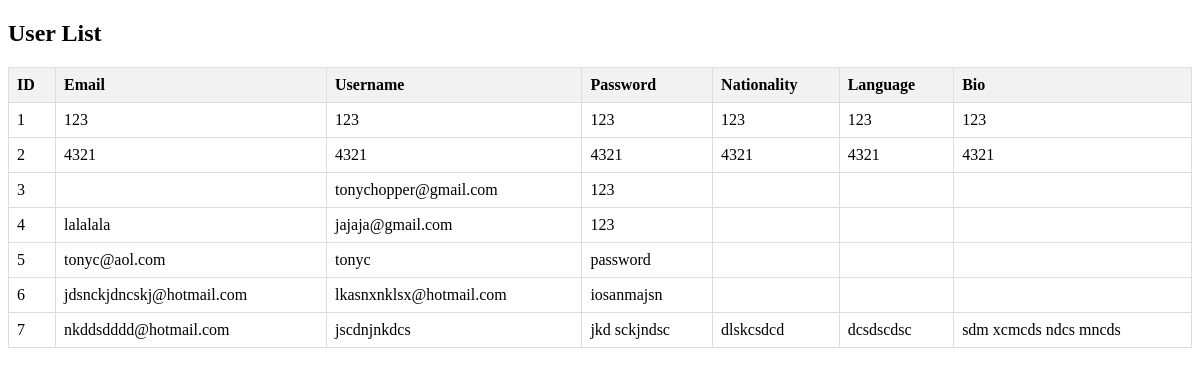
/users, run on an earlier commit of the app's database.
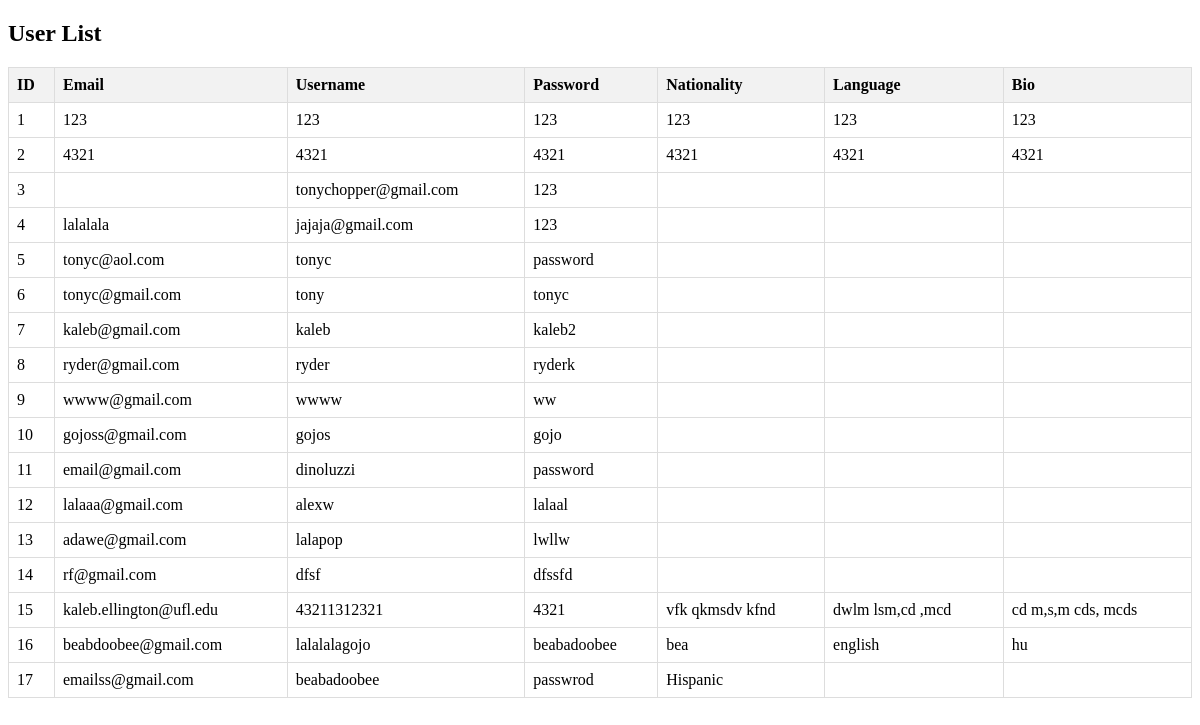
And on a later commit of the database.
### app.py (models this page shows)
class User(db.Model):
    __tablename__ = 'users'
    id = db.Column(db.Integer, primary_key=True)
    email = db.Column(db.String(100), unique=True, nullable=False)
    username = db.Column(db.String(50), unique=True, nullable=False)
    password = db.Column(db.String(100), nullable=False)
    language = db.Column(db.String(40), nullable=False)
    nationality = db.Column(db.String(50), nullable=False)
    bio = db.Column(db.String(300), nullable=True)

### app.py (the view)
@app.route('/users')
def display_users():
    users = User.query.all()
    return render_template('users.html', users=users)

### templates/users.html (shortened to what this page needs)
<!DOCTYPE html>
<html lang="en">
<head>
</head>
<body>
<h2>User List</h2>
<table>
    <thead>
    <tr>
        <th>ID</th>
        <th>Email</th>
        <th>Username</th>
        <th>Password</th>
        <th>Nationality</th>
        <th>Language</th>
        <th>Bio</th>
    </tr>
    </thead>
    <tbody>
    {% for user in users %}
    <tr>
        <td>{{ user.id }}</td>
        <td>{{ user.email }}</td>
        <td>{{ user.username }}</td>
        <td>{{ user.password }}</td>
        <td>{{ user.nationality }}</td>
        <td>{{ user.language }}</td>
        <td>{{ user.bio }}</td>
    </tr>
    {% endfor %}
    </tbody>

### templates/users.html (style rules this page uses)
table { border-collapse: collapse; width: 100%; }
th, td { border: 1px solid #ddd; padding: 8px; text-align: left; }
th { background-color: #f2f2f2; }

What changed in the data, as far as the page shows it:
changed User id 6: email "jdsnckjdncskj@hotmail.com" → "tonyc@gmail.com"; username "lkasnxnklsx@hotmail.com" → "tony"; password "iosanmajsn" → "tonyc"
changed User id 7: email "nkddsdddd@hotmail.com" → "kaleb@gmail.com"; username "jscdnjnkdcs" → "kaleb"; password "jkd sckjndsc" → "kaleb2"; nationality "dlskcsdcd" → (not shown); language "dcsdscdsc" → (not shown); bio "sdm xcmcds ndcs mncds" → (not shown)
added User: id "8", email "ryder@gmail.com", username "ryder", password "ryderk"
added User: id "9", email "wwww@gmail.com", username "wwww", password "ww"
added User: id "10", email "gojoss@gmail.com", username "gojos", password "gojo"
added User: id "11", email "email@gmail.com", username "dinoluzzi", password "password"
added User: id "12", email "lalaaa@gmail.com", username "alexw", password "lalaal"
added User: id "13", email "adawe@gmail.com", username "lalapop", password "lwllw"
added User: id "14", email "rf@gmail.com", username "dfsf", password "dfssfd"
added User: id "15", email "kaleb.ellington@ufl.edu", username "43211312321", password "4321", nationality "vfk qkmsdv kfnd", language "dwlm lsm,cd ,mcd", bio "cd m,s,m cds, mcds"
added User: id "16", email "beabdoobee@gmail.com", username "lalalalagojo", password "beabadoobee", nationality "bea", language "english", bio "hu"
added User: id "17", email "emailss@gmail.com", username "beabadoobee", password "passwrod", nationality "Hispanic"
